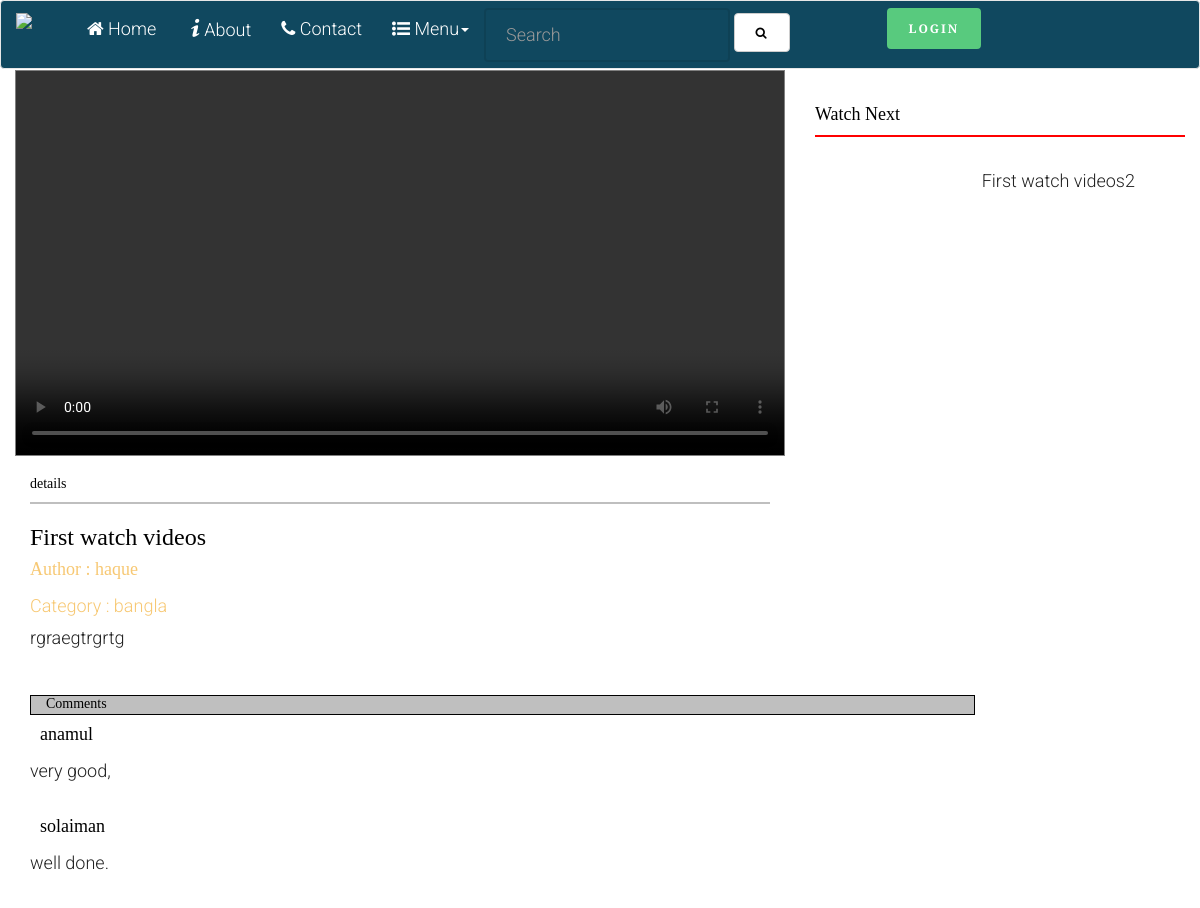
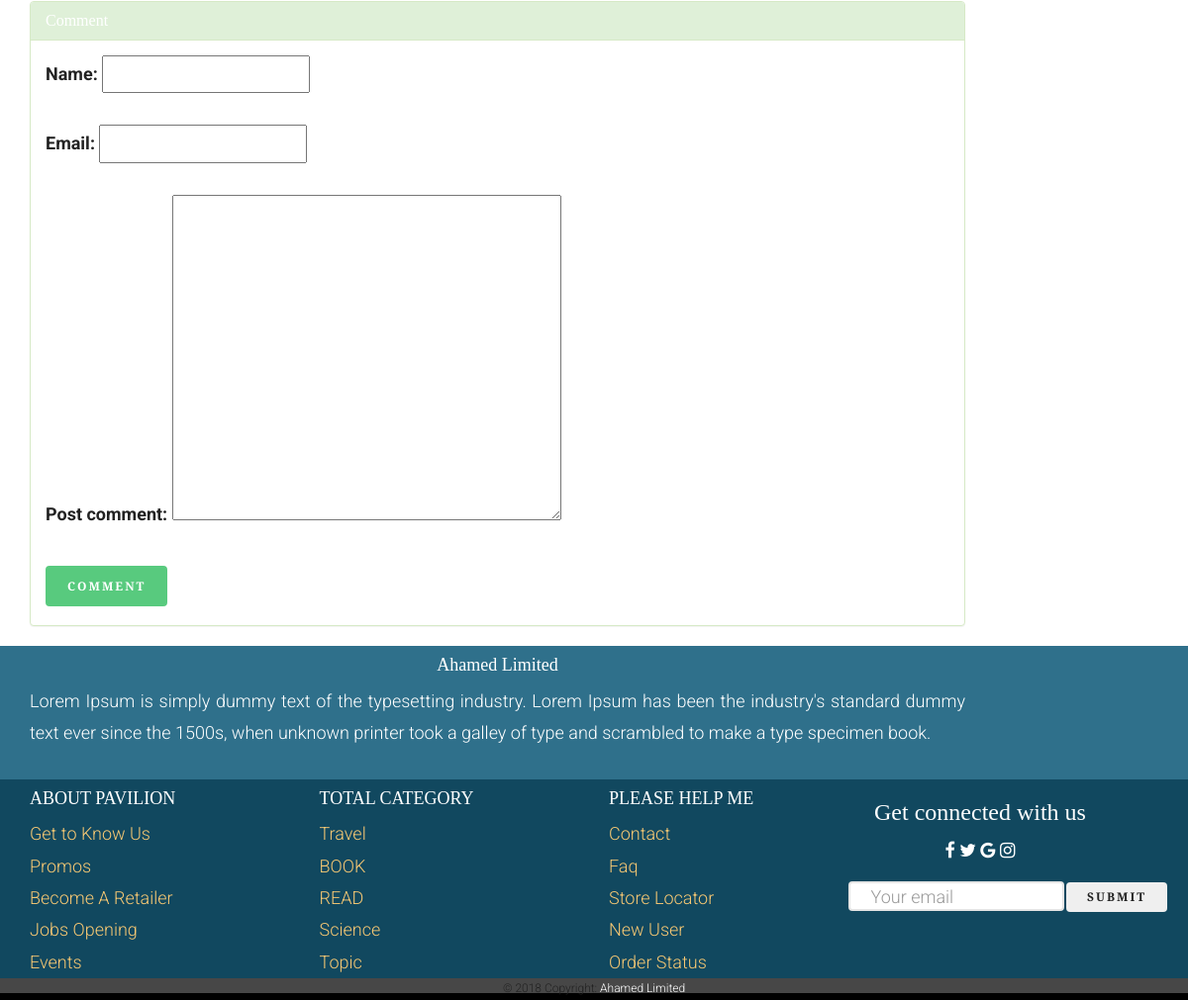
/article/89, run on the app's committed database (2 pictures, top to bottom).
### blogapp/models.py (models this page shows, shortened)
class article(models.Model):
    article_author = models.ForeignKey(author, on_delete=models.CASCADE)
    title = models.CharField(max_length=200)
    body = models.TextField()
    video = models.FileField(upload_to='videos/')
    posted_on = models.DateTimeField(auto_now=False, auto_now_add=True)
    updated_on = models.DateTimeField(auto_now=True, auto_now_add=False)
    category = models.ForeignKey(category, on_delete=models.CASCADE)

class author(models.Model):
    name = models.ForeignKey(User, on_delete=models.CASCADE)
    profile_picture = models.FileField()
    details = models.TextField()
    def __str__(self):
        return self.name.username

class category(models.Model):
    name = models.CharField(max_length=100)

class comment(models.Model):
    post = models.ForeignKey(article, on_delete=models.CASCADE)
    name = models.CharField(max_length=100)
    email = models.EmailField(max_length=200)
    post_comment = models.TextField()

### blogapp/views.py (the view)
# urls.py: path('article/<int:id>', views.getsingle, name="single_post"),
def getsingle(request, id):
        post = get_object_or_404(article, pk=id)
        first = article.objects.first()
        last = article.objects.last()
        getComment = comment.objects.filter(post=id)
        related = article.objects.filter(category=post.category).exclude(id=id)[:6]
        form = commentForm(request.POST or None)
        if form.is_valid():
            instance = form.save(commit=False)
            instance.post = post
            instance.save()
        context = {
            "post": post,
            "first": first,
            "last": last,
            "related": related,
            "form": form,
            "comment": getComment
        }
        return render(request, "single.html", context)

### blogapp/forms.py
class commentForm(forms.ModelForm):
    class Meta:
        model = comment
        fields = [
            'name',
            'email',
            'post_comment'
        ]

### templates/single.html (shortened to what this page needs)
{% extends 'base.html' %}
{% load static %}
{% block content %}
<div class="row">
	<div class="col-lg-12">
				<div class="col-lg-8">
						<video  controls   oncontextmenu="return false;" id="vidfileloc"  preload="auto"   autoplay   style="width: 100%;  border: 1px solid gray"
                        src=" {{ post.video.url }}" type="video\mp4" controlsList="nodownload" >
                      </video>
						<div class="col-lg-12">
							<h5 class="col-lg-0">details</h5>
								<div class="col-lg-12" style="height:2px; background:#bfbfbf !important;"></div>
						</div>
					   <div class="col-lg-12">
							<h3 class="fh5co-article-title animate-box" style="text-align:justify;">{{ post.title}}</h3>
							<h4 style="text-align:justify;"><a  href="">Author : {{post.article_author}}</a></h4>
							<span class="fh5co-meta animate-box"  style="text-align:justify;"><a href="">Category : {{post.category.name}}</a></span>
							<p class="fh5co-article-title animate-box" style="text-align:justify;">{{ post.body}}</p>
					   </div>
				</div>
		        <div class="col-lg-4" style="margin-top:25px;">
					<h4 >Watch Next</h4>
					<h4 class="related" style="height:2px; background-color:red;"></h4>
					{% for r in related %}
				    <div class="row list_container" style="height:25px;">
						<div class="col-md-5">
							<a href="{% url 'single_post' id=r.id %}"><video  class="video-js" style="height:80px;width:150px;" preload="auto" src="{{ r.video.url }}" ></video></a>
						</div>
						<div class="col-md-7" style="line-height:67px !important;">
							<p class="fh5co-article-title animate-box">{{ r.title}}</p>
						</div>
				    </div>
					{% endfor %}
				</div>
	</div>
</div>
<div class="col-lg-0 col-md-0 col-xs-0 col-xl-0">
	<div class="col-lg-12 col-md-12 col-xs-12 col-xl-12" >
		<div class="col-lg-10">
			<h5 class="col-lg-12 col-md-12 col-xs-12 col-xl-12" style="height:20px; background-color:#bfbfbf; border: 1px solid black;">Comments</h5>
				         <div class="single_post_comment">
					           {% for comment in comment %}
						     <div class="single_comment">
								<h4><img src="http://icons.iconarchive.com/icons/icons8/ios7/512/Users-User-Male-2-icon.png" alt="" style="height: 27px;margin-right: 10px;">{{ comment.name }}</h4>
								<p>{{ comment.post_comment }}</p>
						     </div>
							   {% empty %}
								<h4>Sorry no comment found</h4>
								{% endfor %}
				         </div>
						<div class="panel panel-success" style="background-color:#fff;">
								<div class="panel-heading">
									<h3 class="panel-title" style="color:#fff;">Comment</h3>
								</div>
								 <div class="panel-body">
									  <form action="" method="POST">
									  {{ form.as_p }}
									  <button class="btn btn-success" type="submit">Comment</button>
									  </form>
								 </div>
						</div>
		</div>
    </div>
</div>
{% endblock %}

### templates/base.html (shortened to what this page needs)
<!DOCTYPE html>
<html class="no-js">
	<head>
        {% load static %}
	<link rel="stylesheet" href="{% static 'css/animate.css' %}">
	<link rel="stylesheet" href="{% static 'css/icomoon.css' %}">
	<link rel="stylesheet" href="{% static 'css/bootstrap.css' %}">
	<link rel="stylesheet" href="{% static 'css/style.css' %}">
    <link rel="stylesheet" href="https://cdnjs.cloudflare.com/ajax/libs/font-awesome/4.7.0/css/font-awesome.min.css">
	<link href="//vjs.zencdn.net/5.4.6/video-js.min.css" rel="stylesheet">
<nav class="navbar navbar-default" style="background-color:#10485f;margin-bottom:0px;">
  <div class="row">
     <div class="col-lg-12 col-md-12 col-xl-12 col-xs-12">
         <div class="container-fluid">
                 <div class="col-lg-0">
                     <div class="navbar-header">
                         <a href="{% url 'index' %}" ><img src="{% static 'images/Cadpture.PNG '%}" class="img-responsive" style="height: 45px; width=45px; margin-top:12px; margin-right: 10px; "></a>
                     </div>
                 </div>
                <div class="col-lg-10">
                    <div class="collapse navbar-collapse" id="bs-example-navbar-collapse-1">
                        <ul class="nav navbar-nav">
                                <li><a href="{% url 'index' %}" style=" color:#fff;"><i class="fa fa-home"></i> Home</a></li>
                                <li><a href="{% url 'about' %}" style=" color:#fff;"><i class="icon-info"></i>About</a></li>
                                <li><a href="{% url 'contact' %}" style=" color:#fff;"><i class="fa fa-phone"></i> Contact</a></li>
                                <li class="dropdown">
                                <a href="#" class="dropdown-toggle" data-toggle="dropdown" role="button" aria-haspopup="true" aria-expanded="false" style="color:#fff;"><i class="fa fa-list-ul"></i> Menu<span class="caret"></span></a>
                         </ul>
                         <form class="navbar-form ">
                                <div class="form-group">
                                <input type="text" class="form-control" placeholder="Search" name="q" value="{{ request.GET.q }}" style="color:#fff;">
                                </div>
                                <button type="submit" class="btn btn-default"><i class="fa fa-search" style="color:#000;"></i></button>
                           <ul class="nav navbar-nav navbar-right" >
                                {% if request.user.is_authenticated %}
                                <a href="{% url 'logout' %}" class="btn btn-success" type="button" style="background-color:#2292e2;" >LOGOUT</a>
                                {% else %}
                                <a href="{% url 'login' %}" class="btn btn-success" type="button" >LOGIN</a>
                                {% endif %}
                           </ul>
                         </form>
                    </div>
                </div>
          </div>
     </div>
  </div>
</nav>
</head>
<body>
<div class="col-lg-12">
</div>
    <div class="container-fluid">
        <div class="row fh5co-post-entry">
           {% block content %}
           {% endblock %}
        </div>
    </div>
<footer class="page-footer font-small unique-color-dark"  style="background-color:#11485f;">
      <div style="background-color:#2f708b;">
            <div class="container" style="background-color:#2f708b;">
                <div class="row py-4 d-flex align-items-center" style="background-color:#2f708b;">
                    <div class="col-md-6 col-lg-10 text-center text-md-right mb-4 mb-md-0"style="background-color:#2f708b;">
                        <h4 class="mb-0" style="color:#fff;">Ahamed Limited</h4>
                        <p style="color:#fff;text-align:justify">Lorem Ipsum is simply dummy text of the typesetting industry. Lorem Ipsum has
                        been the industry's standard dummy text ever since the 1500s, when unknown printer took a
                        galley of type and scrambled to make a type specimen book.</p>
                     </div>
                 </div>
            </div>
      </div>
  <div class="container text-center text-md-left mt-5" style="background-color:#11485f;">
             <div class="row mt-0" style="background-color:#11485f;">
                    <div class="col-md-0 col-lg-3 col-xl-1 mx-auto mb-4" style="text-align:left;background-color:#11485f;">
                        <h4 class="text-uppercase font-weight-bold" style="color: #fff;"> About pavilion</h4>
                        <a href="" >Get to Know Us</a><br>
                        <a href="">Promos</a><br>
                        <a href="">Become A Retailer</a><br>
                        <a href="">Jobs Opening</a><br>
                        <a href="">Events</a><br>
                    </div>
                    <div class="col-md-3 col-lg-3 col-xl-4 mx-auto mb-4" style="text-align:left;background-color:#11485f;">
                        <h4 class="text-uppercase font-weight-bold" style="color: #fff;"> Total Category</h4>
                        <a href="" >Travel</a><br>
                        <a href="" >BOOK</a><br>
                        <a href="" >READ</a><br>
                        <a href="" >Science</a><br>
                        <a href="" >Topic</a><br>
                    </div>
                    <div class="col-md-3 col-lg-2 col-xl-2 mx-auto mb-4" style="text-align:left;background-color:#11485f;">
                        <h4 class="text-uppercase font-weight-bold" style="color:#fff;background-color:#11485f;">PLease Help ME</h4>
                        <a href="" >Contact</a><br>
                        <a href="" >Faq</a><br>
                        <a href="" >Store Locator</a><br>
                        <a href="" >New User</a><br>
                        <a href="" >Order Status</a><br>
                    </div>
             <div class="col-md-5 col-lg-4 col-xl-4 mx-auto mb-md-0 mb-4" style="background-color:#11485f;">
                     <div class="row"style="background-color:#11485f;">
                          <h3 style="color:#fff">Get connected with us</h3>
                          <a class="fb-ic">
                              <i class="fa fa-facebook" style="color:#fff;"></i>
                          </a>
                          <a class="tw-ic">
                             <i class="fa fa-twitter" style="color:#fff;"></i>
                          </a>
                          <a class="gplus-ic">
                             <i class="fa fa-google" style="color:#fff;"></i>
                          </a>
                          <a class="ins-ic">
                              <i class="fa fa-instagram" style="color:#fff;"></i>
                          </a>
                     </div>
            <div class="row" style="margin-top:15px;background-color:#11485f;">
                    <div class="col-md-10 col-md-offset-1" style="padding-right:0px !important;background-color:#11485f;">
                          <div class="col-md-9 form-group" style="padding-right:0px !important;margin-right:0px;">
                              <input type="text" class="form-control" placeholder="Your email" aria-label="Your email" style="background-color:#fff;height:30px;"><br>
                          </div>
                          <div class="col-md-3" style="padding-left:2px !important;margin-right:0px;">
                              <button class="btn btn-sm" type="button" style="margin-left:0px;">Submit</button>
                          </div>
                    </div>
            </div>
  </div>
  </div>
  </div>
  <div class="footer-copyright text-center py-3" style="background-color:#474747;height:15px;font-size:12px;">© 2018 Copyright:
    <a href="" style="color:#fff;"> Ahamed Limited</a>
  </div>
</footer>
	</body>
</html>

### blogapp/static/css/icomoon.css (style rules this page uses)
[class^="icon-"], [class*=" icon-"] { font-family: 'icomoon' !important; speak: none; font-style: normal; font-weight: normal; font-variant: normal; text-transform: none; line-height: 1; -webkit-font-smoothing: antialiased; -moz-osx-font-smoothing: grayscale; }
.icon-info:before { content: "\e9c0"; }

### blogapp/static/css/style.css (style rules this page uses)
html { background: #000; }
body { font-family: "Roboto", arial, sans-serif; font-size: 18px; font-weight: 300; line-height: 1.8; color: #222; background: #fff; }
a { color: #f7c873; -webkit-transition: 0.5s; -o-transition: 0.5s; transition: 0.5s; }
h1, h2, h3, h4, h5, h6 { font-family: "Playfair Display", times, serif; color: #000; }
p { margin-bottom: 30px; }
.btn { margin-right: 4px; margin-bottom: 4px; font-family: "Playfair Display", times, serif; font-size: 12px; letter-spacing: 2px; text-transform: uppercase; font-weight: 700; -webkit-border-radius: 4px; -moz-border-radius: 4px; -ms-border-radius: 4px; border-radius: 4px; -webkit-transition: 0.5s; -o-transition: 0.5s; transition: 0.5s; }
.btn-success { background: #58ca7e; color: #fff; border: 2px solid #58ca7e; }
.form-control { box-shadow: none; background: transparent; border: 2px solid rgba(0, 0, 0, 0.1); height: 54px; font-size: 18px; font-weight: 300; }
.js .to-animate, .js .to-animate-2, .js .animate-box { opacity: 0; }

### data on the page
article: title "First watch videos", article_author "haque", category.name "bangla", body "rgraegtrgrtg"
article: title "First watch videos2"
comment: name "anamul", post_comment "very good,"
comment: name "solaiman", post_comment "well done."
